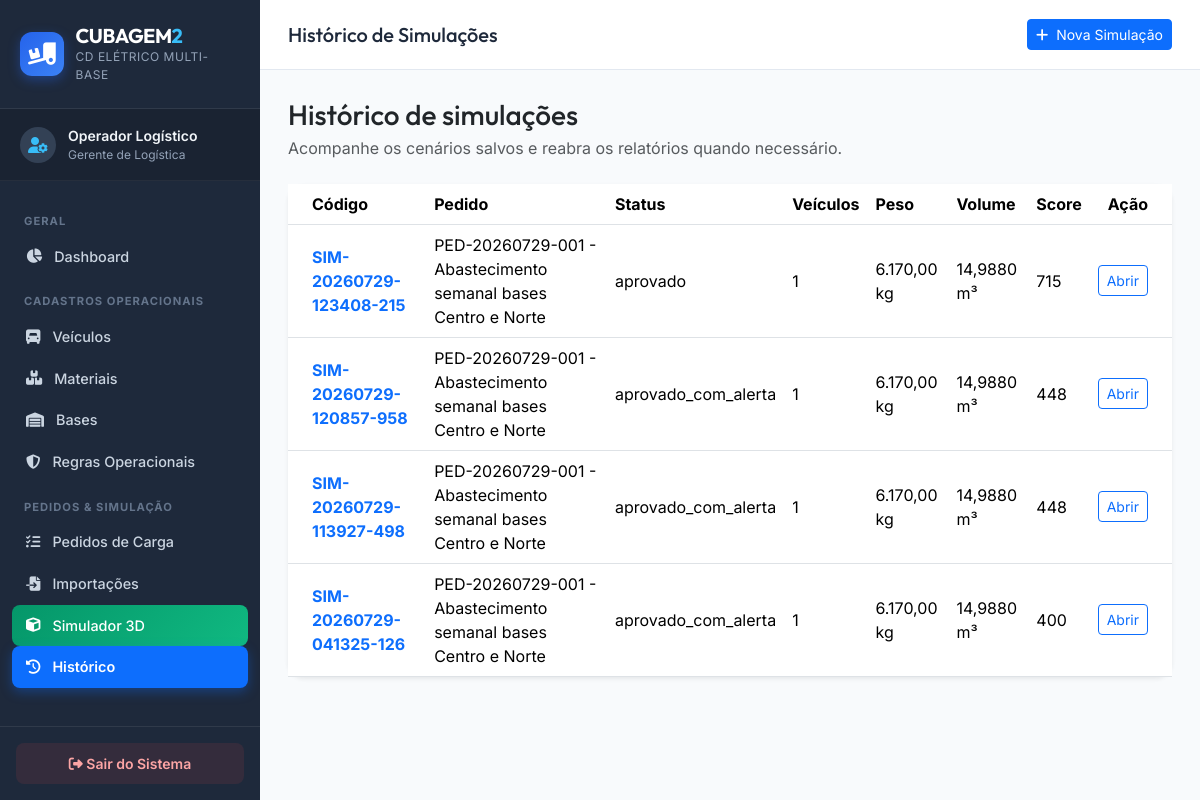
/pages/historico.php, run on an earlier commit of the app's database.
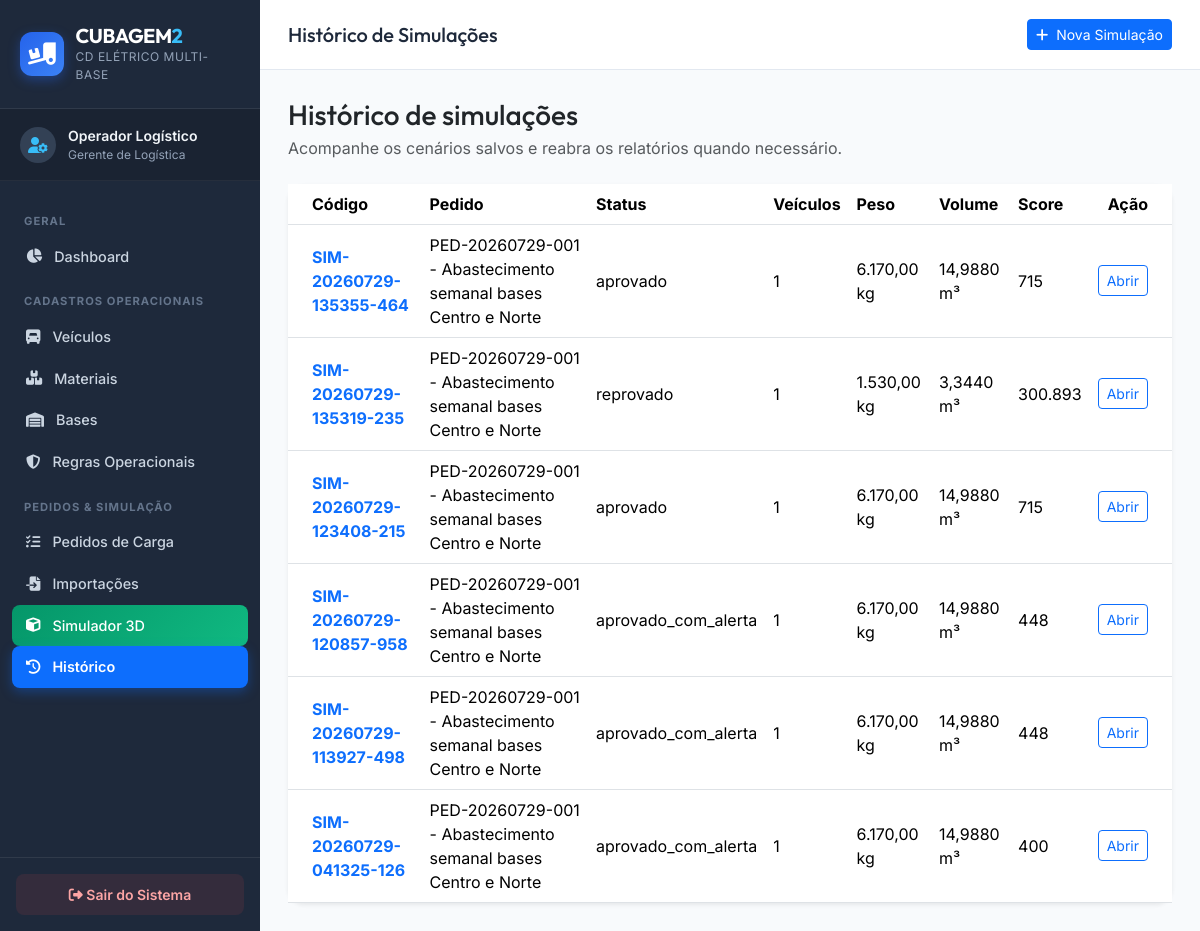
And on a later commit of the database.
### tables this page shows
CREATE TABLE simulacoes (
  id INTEGER PRIMARY KEY AUTOINCREMENT,
  codigo_simulacao TEXT NOT NULL UNIQUE,
  pedido_id INTEGER NOT NULL,
  usuario_id INTEGER NULL,
  score_total REAL NOT NULL,
  status TEXT NOT NULL,
  total_veiculos INTEGER NOT NULL,
  qtd_itens_total INTEGER NOT NULL,
  qtd_itens_alocados INTEGER NOT NULL,
  qtd_itens_nao_alocados INTEGER NOT NULL,
  peso_total_kg REAL NOT NULL,
  volume_total_m3 REAL NOT NULL,
  observacoes TEXT NULL,
  created_at DATETIME DEFAULT CURRENT_TIMESTAMP,
  FOREIGN KEY (pedido_id) REFERENCES pedidos_carga(id) ON DELETE CASCADE
);

CREATE TABLE pedidos_carga (
  id INTEGER PRIMARY KEY AUTOINCREMENT,
  codigo_pedido TEXT NOT NULL UNIQUE,
  descricao TEXT NOT NULL,
  status TEXT DEFAULT 'rascunho',
  observacoes TEXT NULL,
  created_at DATETIME DEFAULT CURRENT_TIMESTAMP,
  updated_at DATETIME DEFAULT CURRENT_TIMESTAMP
);

### config/conexao.php (called while the page is built, shortened)
<?php
function get_logged_user() {
    return [
        'id' => $_SESSION['usuario_id'] ?? 1,
        'nome' => $_SESSION['usuario_nome'] ?? 'Operador Logístico',
        'email' => $_SESSION['usuario_email'] ?? 'admin@energia.com.br',
        'cargo' => $_SESSION['usuario_cargo'] ?? 'Gerente de Logística',
    ];
}

### controllers/SimulacaoController.php (called while the page is built, shortened)
<?php
require_once __DIR__ . '/../models/Simulacao.php';
class SimulacaoController {
    private Simulacao $model;
    public function __construct() {
        $this->model = new Simulacao();
    }
    public function listar(): array {
        return $this->model->listarTodas();
    }
}

### models/Simulacao.php (called while the page is built, shortened)
<?php
require_once __DIR__ . '/../config/conexao.php';
require_once __DIR__ . '/Regra.php';
class Simulacao {
    private PDO $pdo;
    public function __construct() {
        global $pdo;
        $this->pdo = $pdo;
    }
    public function listarTodas(): array {
        $sql = 'SELECT s.*, p.codigo_pedido, p.descricao AS pedido_descricao
                FROM simulacoes s
                JOIN pedidos_carga p ON p.id = s.pedido_id
                ORDER BY s.id DESC';
        return $this->pdo->query($sql)->fetchAll();
    }
}

### pages/historico.php (the view)
<?php
$pageTitle = 'Histórico de Simulações';
require_once __DIR__ . '/../controllers/SimulacaoController.php';
require_once __DIR__ . '/../includes/header.php';
require_once __DIR__ . '/../includes/menu.php';
$controller = new SimulacaoController();
$simulacoes = $controller->listar();
?>
<div class="container-fluid p-0">
    <div class="mb-4">
        <h2 class="h3 mb-1 text-dark">Histórico de simulações</h2>
        <p class="text-muted mb-0">Acompanhe os cenários salvos e reabra os relatórios quando necessário.</p>
    </div>
    <div class="card border-0 shadow-sm rounded-4">
        <div class="card-body p-0">
            <div class="table-responsive">
                <table class="table table-hover align-middle mb-0">
                    <thead class="bg-light">
                        <tr>
                            <th class="ps-4">Código</th>
                            <th>Pedido</th>
                            <th>Status</th>
                            <th>Veículos</th>
                            <th>Peso</th>
                            <th>Volume</th>
                            <th>Score</th>
                            <th class="pe-4 text-end">Ação</th>
                        </tr>
                    </thead>
                    <tbody>
                        <?php if (empty($simulacoes)): ?>
                            <tr><td colspan="8" class="text-center py-4 text-muted">Nenhuma simulação salva.</td></tr>
                        <?php else: ?>
                            <?php foreach ($simulacoes as $sim): ?>
                                <tr>
                                    <td class="ps-4 fw-bold text-primary"><?= htmlspecialchars($sim['codigo_simulacao']) ?></td>
                                    <td><?= htmlspecialchars($sim['codigo_pedido']) ?> - <?= htmlspecialchars($sim['pedido_descricao']) ?></td>
                                    <td><?= htmlspecialchars($sim['status']) ?></td>
                                    <td><?= (int) $sim['total_veiculos'] ?></td>
                                    <td><?= number_format($sim['peso_total_kg'], 2, ',', '.') ?> kg</td>
                                    <td><?= number_format($sim['volume_total_m3'], 4, ',', '.') ?> m³</td>
                                    <td><?= number_format($sim['score_total'], 0, ',', '.') ?></td>
                                    <td class="pe-4 text-end"><a href="resultado_simulacao.php?id=<?= (int) $sim['id'] ?>" class="btn btn-sm btn-outline-primary">Abrir</a></td>
                                </tr>
                            <?php endforeach; ?>
                        <?php endif; ?>
                    </tbody>
                </table>
            </div>
        </div>
    </div>
</div>
<?php require_once __DIR__ . '/../includes/footer.php'; ?>

### includes/header.php (shortened to what this page needs)
<?php
require_once __DIR__ . '/../config/conexao.php';
$usuarioLogado = get_logged_user();
?>
<!DOCTYPE html>
<html lang="pt-BR">
<head>
    <link href="https://cdn.jsdelivr.net/npm/bootstrap@5.3.2/dist/css/bootstrap.min.css" rel="stylesheet">
    <link rel="stylesheet" href="https://cdnjs.cloudflare.com/ajax/libs/font-awesome/6.4.2/css/all.min.css">
    <link rel="stylesheet" href="../assets/css/style.css">
</head>
<body>
<div class="app-layout">

### includes/menu.php (shortened to what this page needs)
<?php
$currentPage = basename($_SERVER['PHP_SELF']);
?>
<aside class="sidebar-nav">
    <div class="sidebar-brand">
        <div class="brand-icon">
            <i class="fa-solid fa-truck-ramp-box"></i>
        </div>
        <div class="brand-text">
            <h2>CUBAGEM<span>2</span></h2>
            <small>CD Elétrico Multi-Base</small>
        </div>
    </div>
    <div class="sidebar-user">
        <div class="user-avatar">
            <i class="fa-solid fa-user-gear"></i>
        </div>
        <div class="user-info">
            <span class="user-name"><?= htmlspecialchars($usuarioLogado['nome']) ?></span>
            <span class="user-role"><?= htmlspecialchars($usuarioLogado['cargo']) ?></span>
        </div>
    </div>
    <nav class="nav-menu">
        <div class="menu-category">Geral</div>
        <a href="dashboard.php" class="nav-link <?= $currentPage == 'dashboard.php' ? 'active' : '' ?>">
            <i class="fa-solid fa-chart-pie"></i> <span>Dashboard</span>
        </a>
        <div class="menu-category">Cadastros Operacionais</div>
        <a href="veiculos.php" class="nav-link <?= $currentPage == 'veiculos.php' ? 'active' : '' ?>">
            <i class="fa-solid fa-truck-front"></i> <span>Veículos</span>
        </a>
        <a href="materiais.php" class="nav-link <?= $currentPage == 'materiais.php' ? 'active' : '' ?>">
            <i class="fa-solid fa-boxes-stacked"></i> <span>Materiais</span>
        </a>
        <a href="bases.php" class="nav-link <?= $currentPage == 'bases.php' ? 'active' : '' ?>">
            <i class="fa-solid fa-warehouse"></i> <span>Bases</span>
        </a>
        <a href="regras.php" class="nav-link <?= $currentPage == 'regras.php' ? 'active' : '' ?>">
            <i class="fa-solid fa-shield-halved"></i> <span>Regras Operacionais</span>
        </a>
        <div class="menu-category">Pedidos & Simulação</div>
        <a href="pedidos.php" class="nav-link <?= $currentPage == 'pedidos.php' ? 'active' : '' ?>">
            <i class="fa-solid fa-list-check"></i> <span>Pedidos de Carga</span>
        </a>
        <a href="importar_materiais.php" class="nav-link <?= $currentPage == 'importar_materiais.php' ? 'active' : '' ?>">
            <i class="fa-solid fa-file-import"></i> <span>Importações</span>
        </a>
        <a href="simulacao.php" class="nav-link nav-link-highlight <?= $currentPage == 'simulacao.php' ? 'active' : '' ?>">
            <i class="fa-solid fa-cube"></i> <span>Simulador 3D</span>
        </a>
        <a href="historico.php" class="nav-link <?= $currentPage == 'historico.php' ? 'active' : '' ?>">
            <i class="fa-solid fa-clock-rotate-left"></i> <span>Histórico</span>
        </a>
    </nav>
    <div class="sidebar-footer">
        <a href="../logout.php" class="btn-logout">
            <i class="fa-solid fa-right-from-bracket"></i> Sair do Sistema
        </a>
    </div>
</aside>
<header class="top-header">
    <div class="top-header-title">
        <h1 class="h5 mb-0"><?= $pageTitle ?? 'Painel Logístico' ?></h1>
    </div>
    <div class="top-header-actions">
        <a href="simulacao.php" class="btn btn-sm btn-primary">
            <i class="fa-solid fa-plus me-1"></i> Nova Simulação
        </a>
    </div>
</header>
<main class="main-content">

### includes/footer.php (shortened to what this page needs)
</main>
</div>
<div class="toast-container position-fixed bottom-0 end-0 p-3" style="z-index: 9999;">
</div>
</body>
</html>

### assets/css/style.css (style rules this page uses)
:root { --primary-color: #0d6efd; --primary-hover: #0b5ed7; --dark-bg: #0f172a; --sidebar-bg: #1e293b; --sidebar-active: #334155; --card-bg: #ffffff; --border-color: #e2e8f0; --text-primary: #1e293b; --text-secondary: #64748b; --accent-munck: #d97706; --accent-truck: #2563eb; --accent-carreta: #059669; --accent-warning: #f59e0b; --accent-danger: #ef4444; --accent-success: #10b981; --radius-sm: 8px; --radius-md: 12px; --radius-lg: 16px; --shadow-sm: 0 1px 3px rgba(0,0,0,0.1); --shadow-md: 0 4px 6px -1px rgba(0,0,0,0.1), 0 2px 4px -1px rgba(0,0,0,0.06); --shadow-lg: 0 10px 15px -3px rgba(0,0,0,0.1), 0 4px 6px -2px rgba(0,0,0,0.05); }
body { font-family: 'Inter', system-ui, -apple-system, sans-serif; background-color: #f8fafc; color: var(--text-primary); margin: 0; padding: 0; }
h1, h2, h3, h4, h5, h6 { font-family: 'Outfit', 'Inter', sans-serif; font-weight: 700; }
.app-layout { display: flex; min-height: 100vh; }
.sidebar-nav { width: 260px; background-color: var(--sidebar-bg); color: #f8fafc; display: flex; flex-direction: column; position: fixed; top: 0; bottom: 0; left: 0; z-index: 1000; transition: all 0.3s ease; }
.sidebar-brand { padding: 24px 20px; display: flex; align-items: center; gap: 12px; border-bottom: 1px solid rgba(255,255,255,0.08); }
.brand-icon { width: 44px; height: 44px; background: linear-gradient(135deg, #2563eb, #3b82f6); border-radius: var(--radius-md); display: flex; align-items: center; justify-content: center; font-size: 1.4rem; color: #ffffff; box-shadow: 0 4px 12px rgba(37, 99, 235, 0.4); }
.brand-text h2 { font-size: 1.25rem; margin: 0; color: #ffffff; letter-spacing: -0.5px; }
.brand-text h2 span { color: #38bdf8; }
.brand-text small { display: block; font-size: 0.75rem; color: #94a3b8; text-transform: uppercase; letter-spacing: 0.5px; }
.sidebar-user { padding: 16px 20px; display: flex; align-items: center; gap: 12px; background: rgba(0,0,0,0.15); border-bottom: 1px solid rgba(255,255,255,0.05); }
.user-avatar { width: 36px; height: 36px; background: #334155; border-radius: 50%; display: flex; align-items: center; justify-content: center; color: #38bdf8; }
.user-info { display: flex; flex-direction: column; }
.user-name { font-size: 0.875rem; font-weight: 600; color: #f1f5f9; }
.user-role { font-size: 0.75rem; color: #94a3b8; }
.nav-menu { padding: 16px 12px; flex-grow: 1; overflow-y: auto; }
.menu-category { font-size: 0.7rem; text-transform: uppercase; color: #64748b; font-weight: 700; letter-spacing: 1px; margin: 16px 12px 6px 12px; }
.nav-link { display: flex; align-items: center; gap: 12px; padding: 10px 14px; color: #cbd5e1; text-decoration: none; border-radius: var(--radius-sm); font-size: 0.9rem; font-weight: 500; transition: all 0.2s ease; }
.nav-link.active { background-color: var(--primary-color); color: #ffffff; font-weight: 600; box-shadow: 0 4px 12px rgba(13, 110, 253, 0.35); }
.nav-link-highlight { background: linear-gradient(135deg, #059669, #10b981); color: #ffffff !important; }
.sidebar-footer { padding: 16px; border-top: 1px solid rgba(255,255,255,0.08); }
.btn-logout { display: block; text-align: center; padding: 10px; background: rgba(239, 68, 68, 0.1); color: #fca5a5; border-radius: var(--radius-sm); text-decoration: none; font-size: 0.875rem; font-weight: 600; transition: all 0.2s ease; }
.top-header { height: 70px; background: #ffffff; border-bottom: 1px solid var(--border-color); display: flex; align-items: center; justify-content: space-between; padding: 0 28px; position: fixed; top: 0; right: 0; left: 260px; z-index: 990; }
.main-content { margin-left: 260px; margin-top: 70px; padding: 28px; flex-grow: 1; width: calc(100% - 260px); }

What changed in the data, as far as the page shows it:
added simulacoes: codigo_simulacao "SIM-20260729-135355-464", pedido.codigo_pedido "PED-20260729-001", pedido.descricao "Abastecimento semanal bases Centro e Norte", status "aprovado", total_veiculos "1", peso_total_kg "6.170,00", volume_total_m3 "14,9880", score_total "715"
added simulacoes: codigo_simulacao "SIM-20260729-135319-235", pedido.codigo_pedido "PED-20260729-001", pedido.descricao "Abastecimento semanal bases Centro e Norte", status "reprovado", total_veiculos "1", peso_total_kg "1.530,00", volume_total_m3 "3,3440", score_total "300.893"
